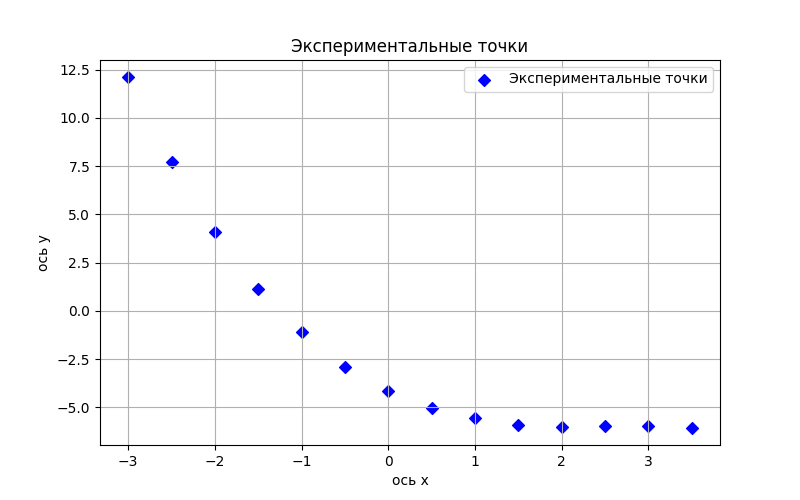

The Python source for this figure:
import matplotlib.pyplot as plt

points = [
    (-3.0, 12.10),  # 1
    (-2.5, 7.73),   # 2
    (-2.0, 4.08),   # 3
    (-1.5, 1.11),   # 4
    (-1.0, -1.12),  # 5
    (-0.5, -2.91),  # 6
    (0.0, -4.18),   # 7
    (0.5, -5.05),   # 8
    (1.0, -5.58),   # 9
    (1.5, -5.92),   # 10
    (2.0, -6.00),   # 11
    (2.5, -5.95),   # 12
    (3.0, -5.95),   # 13
    (3.5, -6.05)    # 14
]

# Разделение координат для удобства построения
x_values, y_values = zip(*points)

# Создаем график
plt.figure(figsize=(8, 5))
plt.scatter(x_values, y_values, color='blue', marker='D', label='Экспериментальные точки')

# Настройки графика
plt.title("Экспериментальные точки")
plt.xlabel("ось x")
plt.ylabel("ось y")
plt.grid(True)
plt.legend()

# Сохранение графика в файл
plt.savefig('experimental_points.png', format='png')  # Сохранение файла в формате PNG
plt.show()
